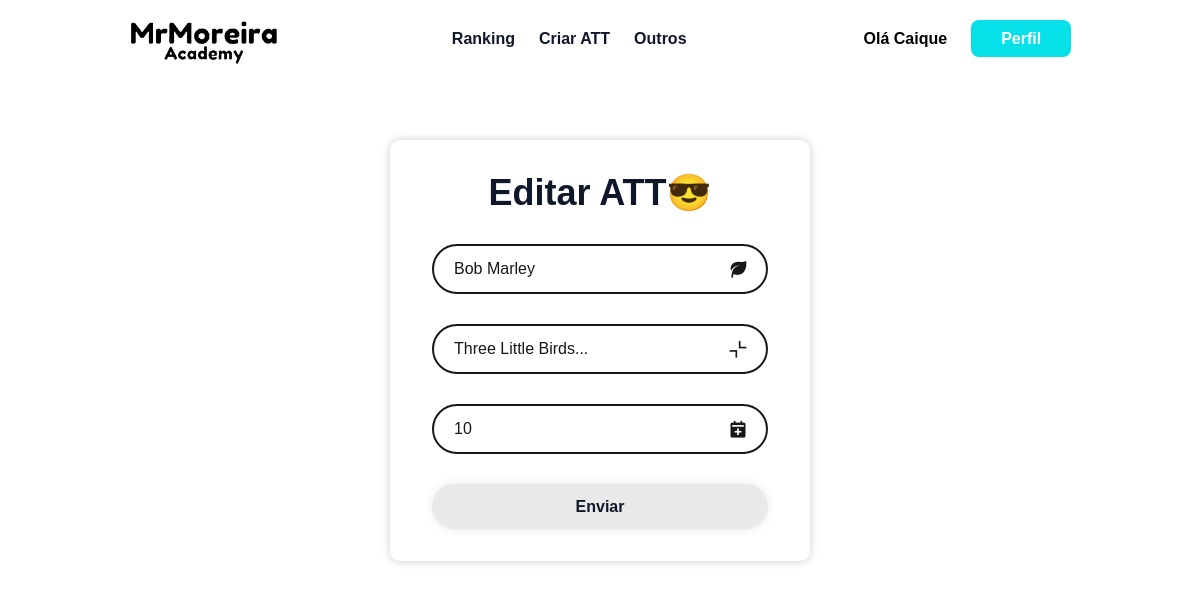
/pages/edit_att.php?atividade_codigo=11 (signed in), run on the app's committed database.
### tables this page shows
CREATE TABLE `entrega_atividade` (
  `atividade_codigo` int NOT NULL,
  `atividade_nome` varchar(50) NOT NULL,
  `atividade_aluno` int NOT NULL,
  `atividade_nota` varchar(4) NOT NULL,
  `atividade_data_entrega` datetime DEFAULT CURRENT_TIMESTAMP,
  `atividade_observacoes` text
);

### includes/edit_att.php (the view, shortened to what this page needs)
<?php
$db = new Database();
$conn = $db->connect();
$atividade_codigo = $_GET['atividade_codigo'];
$query = "SELECT * FROM entrega_atividade WHERE atividade_codigo = :atividade_codigo";
$stmt = $conn->prepare($query);
$stmt->bindParam(':atividade_codigo', $atividade_codigo);
$stmt->execute();
$atividade = $stmt->fetch();
?>
<div class="center">
    <div class="wrapper">
        <form action="../processer/edit_att.php" method="post">
            <h1>Editar ATT😎</h1>
            <div class="input-box">
                <input type="text" name="atividade_nome" placeholder="Nome Da Atividade" required value="<?php echo htmlspecialchars($atividade['atividade_nome']); ?>">
                <i class='bx bxs-leaf'></i>
            </div>
            <div class="input-box">
                <input type="text" name="atividade_observacoes" placeholder="Observações" required value="<?php echo htmlspecialchars($atividade['atividade_observacoes']); ?>">
                <i class='bx bx-collapse-alt'></i>
            </div>
            <div class="input-box">
                <input type="number" name="atividade_nota" placeholder="Nota 0 A 10" min="0" max="10" required value="<?php echo htmlspecialchars($atividade['atividade_nota']); ?>">
                <i class='bx bxs-calendar-plus'></i>
            </div>
            <button type="submit" name="btn-send" class="btn-send">Enviar</button>
        </form>
    </div>
</div>

### includes/css/colors.css (style rules this page uses)
* { margin: 0; box-sizing: border-box; font-family: 'montserrat', sans-serif; }
:root { --main-color: #08E0E9; --text-color: #0f172a; --another-dark: #161718; --blanco-color: #ffff; --cinza: #d8d8d88e; }

### includes/css/criar_att.css (style rules this page uses)
.center { display: flex; justify-content: center; align-items: center; }
.wrapper { margin-top: 5%; margin-bottom: 5%; width: 420px; border: 2px solid rgba(255, 255, 255, .2); backdrop-filter: blur(20px); box-shadow: 0 0 10px rgba(0, 0, 0, .2); color: var(--another-dark); border-radius: 10px; padding: 30px 40px; }
.wrapper h1 { font-size: 36px; text-align: center; color: var(--text-color); }
.wrapper .input-box { position: relative; width: 100%; height: 50px; margin: 30px 0; }
.input-box input { width: 100%; height: 100%; background: transparent; border: none; outline: none; border: 2px solid var(--another-dark); border-radius: 40px; font-size: 16px; color: var(--another-dark); padding: 20px 45px 20px 20px; }
.input-box input::placeholder { color: var(--another-dark) }
.input-box i { position: absolute; right: 20px; top: 50%; transform: translateY(-50%); font-size: 20px; }
.wrapper .btn-send { width: 100%; height: 45px; background: var(--cinza); border: none; outline: none; border-radius: 40px; box-shadow: 0 0 10px rgba(0, 0, 0, .1); font-size: 16px; color: var(--text-color); cursor: pointer; font-weight: 600; }
.input-box input[type=number] { -moz-appearance: textfield; }

### data on the page
entrega_atividade: atividade_nome "Bob Marley", atividade_observacoes "Three Little Birds...", atividade_nota "10"

### other printed values
$_SESSION['nome'] "Caique"
